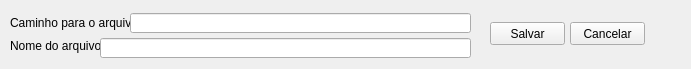
<?xml version="1.0" encoding="UTF-8"?>
<ui version="4.0">
 <class>Salvar</class>
 <widget class="QMainWindow" name="Salvar">
  <property name="enabled">
   <bool>true</bool>
  </property>
  <property name="geometry">
   <rect>
    <x>0</x>
    <y>0</y>
    <width>691</width>
    <height>69</height>
   </rect>
  </property>
  <property name="windowTitle">
   <string>Salvar</string>
  </property>
  <widget class="QWidget" name="centralwidget">
   <widget class="QLabel" name="label">
    <property name="geometry">
     <rect>
      <x>10</x>
      <y>7</y>
      <width>121</width>
      <height>31</height>
     </rect>
    </property>
    <property name="styleSheet">
     <string notr="true"/>
    </property>
    <property name="text">
     <string>Caminho para o arquivo:</string>
    </property>
   </widget>
   <widget class="QLineEdit" name="lineEdit">
    <property name="geometry">
     <rect>
      <x>130</x>
      <y>13</y>
      <width>341</width>
      <height>20</height>
     </rect>
    </property>
    <property name="inputMask">
     <string/>
    </property>
   </widget>
   <widget class="QPushButton" name="pushButton">
    <property name="geometry">
     <rect>
      <x>490</x>
      <y>22</y>
      <width>75</width>
      <height>23</height>
     </rect>
    </property>
    <property name="text">
     <string>Salvar</string>
    </property>
   </widget>
   <widget class="QPushButton" name="pushButton_2">
    <property name="geometry">
     <rect>
      <x>570</x>
      <y>22</y>
      <width>75</width>
      <height>23</height>
     </rect>
    </property>
    <property name="text">
     <string>Cancelar</string>
    </property>
   </widget>
   <widget class="QLabel" name="label_2">
    <property name="geometry">
     <rect>
      <x>10</x>
      <y>30</y>
      <width>91</width>
      <height>31</height>
     </rect>
    </property>
    <property name="styleSheet">
     <string notr="true"/>
    </property>
    <property name="text">
     <string>Nome do arquivo:</string>
    </property>
   </widget>
   <widget class="QLineEdit" name="Nome">
    <property name="geometry">
     <rect>
      <x>100</x>
      <y>38</y>
      <width>371</width>
      <height>20</height>
     </rect>
    </property>
    <property name="inputMask">
     <string/>
    </property>
   </widget>
  </widget>
 </widget>
 <resources/>
 <connections/>
</ui>
